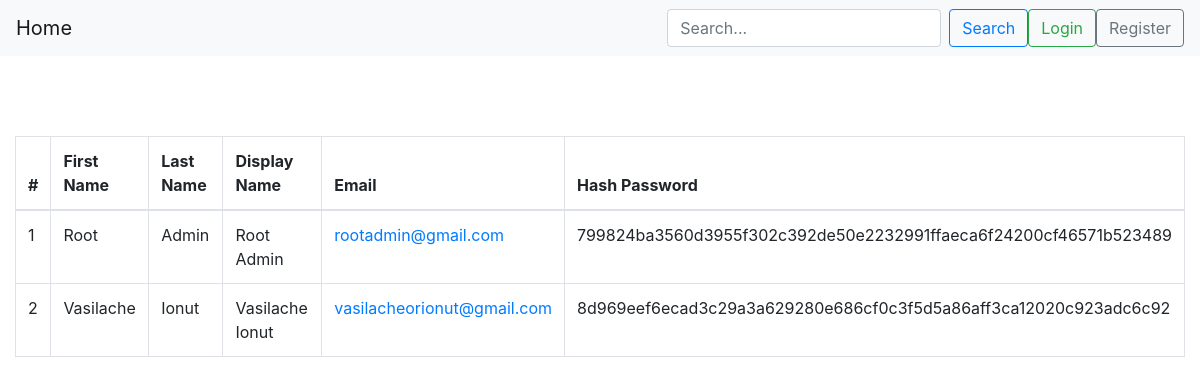
The page / on the database its author committed.
### tables this page shows
CREATE TABLE `users` (
  `id` int(11) NOT NULL,
  `firstname` varchar(256) NOT NULL,
  `lastname` varchar(256) NOT NULL,
  `email` varchar(256) NOT NULL,
  `password` varchar(256) NOT NULL,
  `displayname` varchar(256) NOT NULL,
  `registered` timestamp NOT NULL DEFAULT current_timestamp(),
  `image` varchar(255) NOT NULL DEFAULT 'profiles/no-image-available.png',
  `role` int(11) NOT NULL DEFAULT 1,
  `updated` timestamp NOT NULL DEFAULT current_timestamp()
);

### index.php (called while the page is built, shortened)
<?php
  include "header.php";
?>
<?php
  $column = 'displayname';
  if (isset($_POST['search'])) {
    $search = $_POST['search'];
    $result_array = $user->search($column, $search);
  } else {
    $search = '';
    $result_array = $user->search($column, $search);
  }
?>
<?php
  include "users.inc.php";
?>
<?php
  include "footer.php";
?>

### config.php (called while the page is built, shortened)
<?php
include './database/database.php';
include './model/users.php';
$db   = new Database();
$user = new Users($db);

### model/users.php (called while the page is built, shortened)
<?php
class Users
{
   private $conn;
   private $is_login = false;
   public function __construct($db)
   {
      $this->conn = null;
      $this->conn = $db;
   }
   public function search($column, $search)
   {
      $sql = "SELECT * FROM `users` where $column LIKE '%$search%';  ";
      $result = $this->conn->result_array($sql);
      return $result;
   }
   public function is_login()
   {
      return $this->is_login;
   }
}

### database/database.php (called while the page is built, shortened)
<?php
class Database extends mysqli
{
  private $conn;
  public function init_connection()
  {
    $this->conn = null;
    $this->servername = SERVERNAME;
    $this->username   = USERNAME;
    $this->password   = PASSWORD;
    $this->dbname     = DBNAME;
    $this->conn = new mysqli($this->servername, $this->username, $this->password);
    $sql = "CREATE DATABASE IF NOT EXISTS $this->dbname";
    $this->conn->query($sql);
    $this->conn = new mysqli($this->servername, $this->username, $this->password, $this->dbname);
    return $this->conn;
  }
  public function result_array($sql = '')
  {
    $result = $this->conn->query($sql);
    if ($result != null) {
      $data = [];
      while ($row = $result->fetch_assoc()) {
        $data[] = $row;
      }
    } else {
      $data[] = "";
    }
    return $data;
  }
}

### users.inc.php (the view, shortened to what this page needs)
<div class="table-responsive">
  <table class="table table-bordered">
    <thead>
      <tr>
        <th scope="col">#</th>
        <th scope="col">First Name</th>
        <th scope="col">Last Name</th>
        <th scope="col">Display Name</th>
        <th scope="col">Email</th>
        <th scope="col">Hash Password</th>
      </tr>
    </thead>
    <tbody>
      <?php
      foreach ($result_array as $key) {
        echo "<tr>";
        echo '<td scope="row">' . $key['id'] . '</td>';
        echo '<td>' . $key['firstname'] . '</td>';
        echo '<td>' . $key['lastname'] . '</td>';
        echo '<td>' . $key['displayname'] . '</td>';
        echo '<td>' . '<a href="mailto:' . $key['email'] . '">' . $key['email'] . '</a>'  . '</td>';
        echo '<td>' . $key['password'] . '</td>';
        echo "</tr>";
      }
      ?>
    </tbody>
  </table>
</div>

### header.php (shortened to what this page needs)
<?php
include 'config.php';
?>
<!doctype html>
<html lang="en">
<head>
  <link rel="stylesheet" href="https://cdn.jsdelivr.net/npm/bootstrap@4.0.0/dist/css/bootstrap.min.css">
  <link rel="stylesheet" href="https://use.fontawesome.com/releases/v5.15.4/css/all.css" />
  <link rel="stylesheet" href="assets/style.css">
</head>
<body>
  <nav class="navbar navbar-expand-lg navbar-light bg-light">
    <a class="navbar-brand" href="index.php">Home</a>
    <div class="collapse navbar-collapse" id="navbarSupportedContent">
      <form class="form-inline my-2 my-lg-0" action="index.php" method="post">
        <input class="form-control mr-sm-2" type="search" id='search' name='search' placeholder="Search..." aria-label="Search">
        <button class="btn btn-outline-primary my-2 my-sm-0" type="submit">Search</button>
        <?php if ($user->is_login()) : ?>
          <div class="dropdown">
            <button type="button" class="btn btn-info dropdown-toggle" data-toggle="dropdown">
              <i class="fa fa-user" aria-hidden="true"> <?php echo $user->getDisplayName(); ?></i>
            </button>
            <div class="dropdown-menu">
              <a class="dropdown-item" href="profile.php">My profile</a>
              <div class="dropdown-divider"></div>
              <a class="btn btn-outline-danger btn-sm btn-block" href="logout.php">Logout</a>
            </div>
          </div>
        <?php else : ?>
          <a class="btn btn-outline-success my-2 my-sm-0" href="login.php">Login</a>
          <a class="btn btn-outline-secondary my-2 my-sm-0" href="register.php">Register</a>
        <?php endif; ?>
      </form>
    </div>
  </nav>
  <div class="container-fluid up-space">

### footer.php (shortened to what this page needs)
  </div>
  </body>
</html>

### assets/style.css (style rules this page uses)
.up-space { margin-top: 80px; }

### rows shown on the page
users: id "1", firstname "Root", lastname "Admin", displayname "Root Admin", email "rootadmin@gmail.com", password "799824ba3560d3955f302c392de50e2232991ffaeca6f24200cf46571b523489"
users: id "2", firstname "Vasilache", lastname "Ionut", displayname "Vasilache Ionut", email "vasilacheorionut@gmail.com", password "8d969eef6ecad3c29a3a629280e686cf0c3f5d5a86aff3ca12020c923adc6c92"
